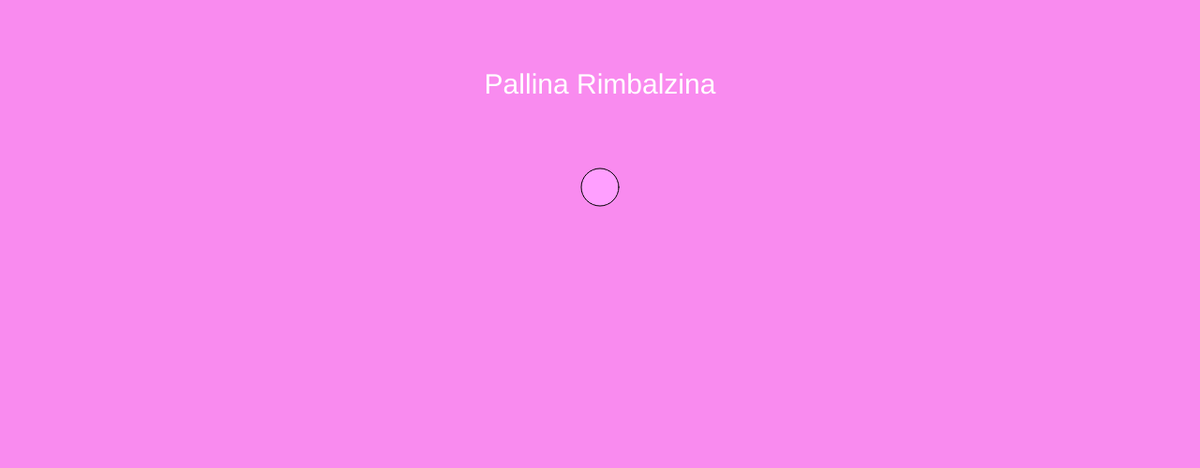
Frame 1 (no input)
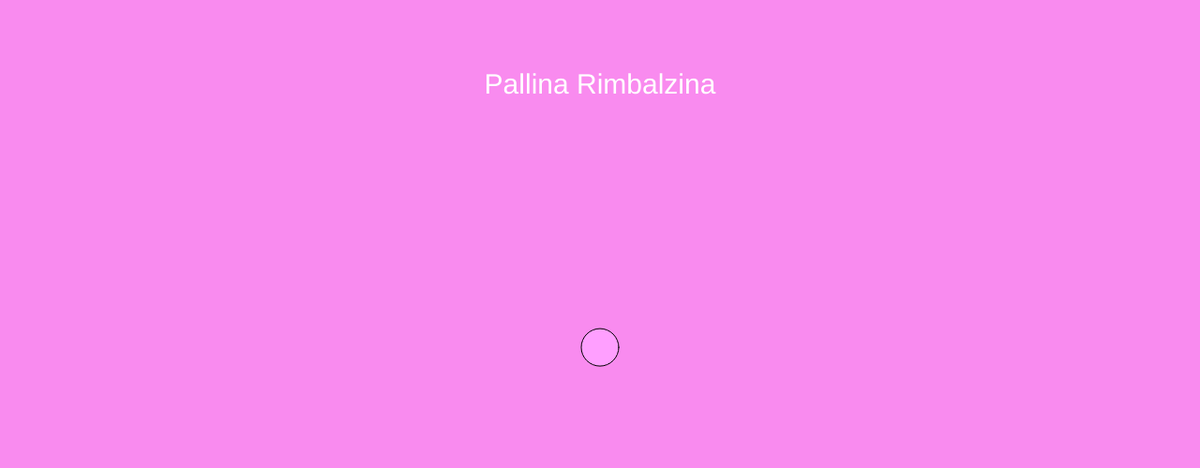
Frame 60 (no input)
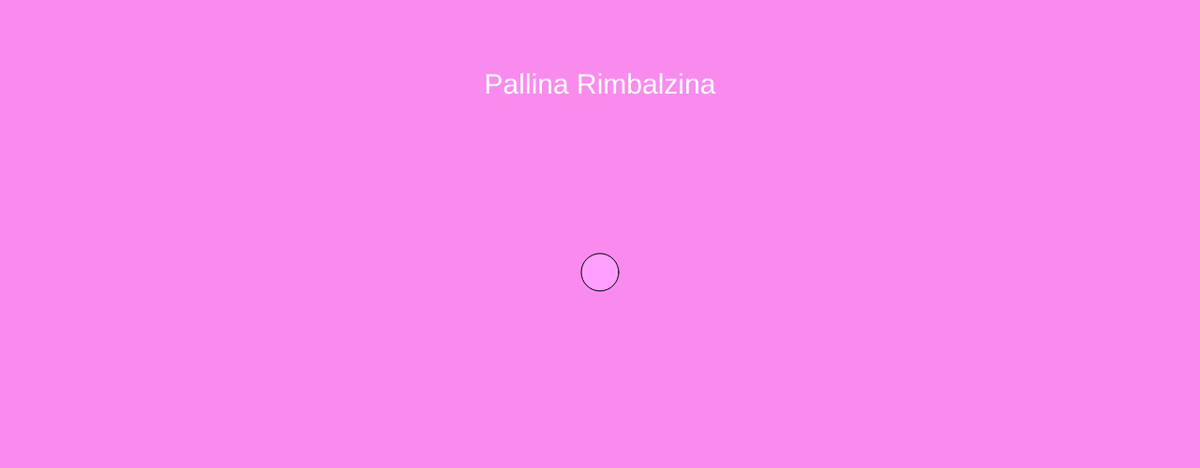
Frame 120 (the mouse pressed at the canvas centre since frame 60)

The p5.js sketch that drew these frames (run headless with seeded random() and noise() and a simulated clock; from frame 60 on, the mouse is pressed at the canvas centre):

// p5.js sketch
// ── sketch.js
var x =640;
var y = 200;
var acceleration = 0;
var gravity = 0.1;
var s = 40;
var t = 450;

function setup(){
createCanvas(1280,500);  

}

function draw(){
  background(249,139,239);
  fill(255);
  textSize(30);
  textAlign(CENTER);
  text("Pallina Rimbalzina",640,100);
  
 
 ball();

   y = y+acceleration; 
     acceleration = acceleration + gravity; 
      if (y > 500-10) { 
     acceleration = acceleration * -0.89;
     s = 20;
     t = t+2.5;
 
     
  }
       if(y< t){ s = 40; }


 
}

 
//BALL
function ball(){
    fill(269,159,259);
   ellipse(x,y,40,s);
   
 
}
